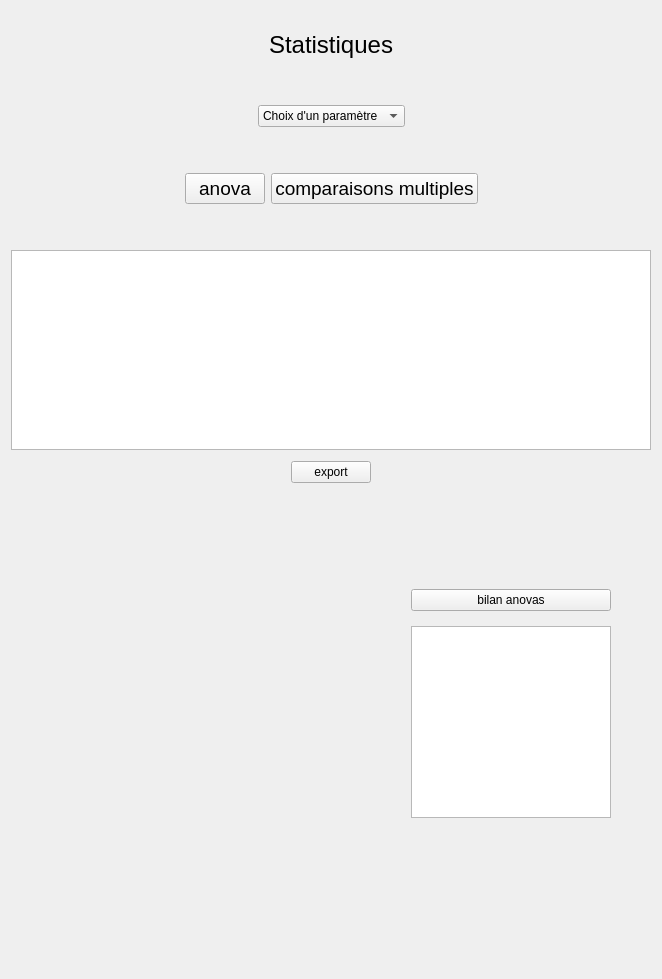
      <widget class="QWidget" name="page_6">
       <layout class="QVBoxLayout" name="verticalLayout_5">
        <item>
         <spacer name="verticalSpacer_36">
          <property name="orientation">
           <enum>Qt::Vertical</enum>
          </property>
          <property name="sizeType">
           <enum>QSizePolicy::Minimum</enum>
          </property>
          <property name="sizeHint" stdset="0">
           <size>
            <width>20</width>
            <height>20</height>
           </size>
          </property>
         </spacer>
        </item>
        <item>
         <layout class="QHBoxLayout" name="horizontalLayout_16">
          <item>
           <spacer name="horizontalSpacer_37">
            <property name="orientation">
             <enum>Qt::Horizontal</enum>
            </property>
            <property name="sizeHint" stdset="0">
             <size>
              <width>40</width>
              <height>20</height>
             </size>
            </property>
           </spacer>
          </item>
          <item>
           <widget class="QLabel" name="titre_page6">
            <property name="sizePolicy">
             <sizepolicy hsizetype="Preferred" vsizetype="Preferred">
              <horstretch>0</horstretch>
              <verstretch>0</verstretch>
             </sizepolicy>
            </property>
            <property name="font">
             <font>
              <pointsize>18</pointsize>
             </font>
            </property>
            <property name="layoutDirection">
             <enum>Qt::LeftToRight</enum>
            </property>
            <property name="autoFillBackground">
             <bool>true</bool>
            </property>
            <property name="text">
             <string>Statistiques</string>
            </property>
            <property name="scaledContents">
             <bool>false</bool>
            </property>
            <property name="alignment">
             <set>Qt::AlignCenter</set>
            </property>
            <property name="wordWrap">
             <bool>false</bool>
            </property>
           </widget>
          </item>
          <item>
           <spacer name="horizontalSpacer_38">
            <property name="orientation">
             <enum>Qt::Horizontal</enum>
            </property>
            <property name="sizeHint" stdset="0">
             <size>
              <width>40</width>
              <height>20</height>
             </size>
            </property>
           </spacer>
          </item>
         </layout>
        </item>
        <item>
         <spacer name="verticalSpacer_37">
          <property name="orientation">
           <enum>Qt::Vertical</enum>
          </property>
          <property name="sizeType">
           <enum>QSizePolicy::Fixed</enum>
          </property>
          <property name="sizeHint" stdset="0">
           <size>
            <width>20</width>
            <height>40</height>
           </size>
          </property>
         </spacer>
        </item>
        <item>
         <layout class="QHBoxLayout" name="horizontalLayout_15">
          <item>
           <spacer name="horizontalSpacer_34">
            <property name="orientation">
             <enum>Qt::Horizontal</enum>
            </property>
            <property name="sizeHint" stdset="0">
             <size>
              <width>40</width>
              <height>20</height>
             </size>
            </property>
           </spacer>
          </item>
          <item>
           <widget class="QComboBox" name="comboBox_page6">
            <property name="editable">
             <bool>false</bool>
            </property>
            <property name="currentText">
             <string>Choix d'un paramètre</string>
            </property>
            <item>
             <property name="text">
              <string>Choix d'un paramètre</string>
             </property>
            </item>
            <item>
             <property name="text">
              <string>Gmax</string>
             </property>
            </item>
            <item>
             <property name="text">
              <string>lag</string>
             </property>
            </item>
            <item>
             <property name="text">
              <string>t50</string>
             </property>
            </item>
            <item>
             <property name="text">
              <string>D</string>
             </property>
            </item>
            <item>
             <property name="text">
              <string>AUC</string>
             </property>
            </item>
           </widget>
          </item>
          <item>
           <spacer name="horizontalSpacer_36">
            <property name="orientation">
             <enum>Qt::Horizontal</enum>
            </property>
            <property name="sizeHint" stdset="0">
             <size>
              <width>40</width>
              <height>20</height>
             </size>
            </property>
           </spacer>
          </item>
         </layout>
        </item>
        <item>
         <spacer name="verticalSpacer_38">
          <property name="orientation">
           <enum>Qt::Vertical</enum>
          </property>
          <property name="sizeType">
           <enum>QSizePolicy::Minimum</enum>
          </property>
          <property name="sizeHint" stdset="0">
           <size>
            <width>20</width>
            <height>40</height>
           </size>
          </property>
         </spacer>
        </item>
        <item>
         <layout class="QHBoxLayout" name="horizontalLayout">
          <item>
           <spacer name="horizontalSpacer_33">
            <property name="orientation">
             <enum>Qt::Horizontal</enum>
            </property>
            <property name="sizeHint" stdset="0">
             <size>
              <width>40</width>
              <height>20</height>
             </size>
            </property>
           </spacer>
          </item>
          <item>
           <widget class="QPushButton" name="anova_page6">
            <property name="font">
             <font>
              <pointsize>14</pointsize>
             </font>
            </property>
            <property name="text">
             <string>anova</string>
            </property>
           </widget>
          </item>
          <item>
           <widget class="QPushButton" name="multcomp_page6">
            <property name="font">
             <font>
              <pointsize>14</pointsize>
             </font>
            </property>
            <property name="text">
             <string>comparaisons multiples</string>
            </property>
           </widget>
          </item>
          <item>
           <spacer name="horizontalSpacer_35">
            <property name="orientation">
             <enum>Qt::Horizontal</enum>
            </property>
            <property name="sizeHint" stdset="0">
             <size>
              <width>40</width>
              <height>20</height>
             </size>
            </property>
           </spacer>
          </item>
         </layout>
        </item>
        <item>
         <spacer name="verticalSpacer_39">
          <property name="orientation">
           <enum>Qt::Vertical</enum>
          </property>
          <property name="sizeType">
           <enum>QSizePolicy::Minimum</enum>
          </property>
          <property name="sizeHint" stdset="0">
           <size>
            <width>20</width>
            <height>40</height>
           </size>
          </property>
         </spacer>
        </item>
        <item>
         <layout class="QHBoxLayout" name="horizontalLayout_18">
          <item>
           <widget class="QTableView" name="tableView_page6">
            <property name="sizePolicy">
             <sizepolicy hsizetype="Expanding" vsizetype="Expanding">
              <horstretch>0</horstretch>
              <verstretch>0</verstretch>
             </sizepolicy>
            </property>
            <property name="minimumSize">
             <size>
              <width>0</width>
              <height>200</height>
             </size>
            </property>
            <property name="maximumSize">
             <size>
              <width>16777215</width>
              <height>400</height>
             </size>
            </property>
           </widget>
          </item>
         </layout>
        </item>
        <item>
         <spacer name="verticalSpacer_41">
          <property name="orientation">
           <enum>Qt::Vertical</enum>
          </property>
          <property name="sizeType">
           <enum>QSizePolicy::Fixed</enum>
          </property>
          <property name="sizeHint" stdset="0">
           <size>
            <width>20</width>
            <height>5</height>
           </size>
          </property>
         </spacer>
        </item>
        <item>
         <layout class="QHBoxLayout" name="horizontalLayout_17">
          <item>
           <spacer name="horizontalSpacer_39">
            <property name="orientation">
             <enum>Qt::Horizontal</enum>
            </property>
            <property name="sizeHint" stdset="0">
             <size>
              <width>40</width>
              <height>20</height>
             </size>
            </property>
           </spacer>
          </item>
          <item>
           <widget class="QPushButton" name="export_page6">
            <property name="sizePolicy">
             <sizepolicy hsizetype="Minimum" vsizetype="Fixed">
              <horstretch>0</horstretch>
              <verstretch>0</verstretch>
             </sizepolicy>
            </property>
            <property name="text">
             <string>export</string>
            </property>
           </widget>
          </item>
          <item>
           <spacer name="horizontalSpacer_40">
            <property name="orientation">
             <enum>Qt::Horizontal</enum>
            </property>
            <property name="sizeHint" stdset="0">
             <size>
              <width>40</width>
              <height>20</height>
             </size>
            </property>
           </spacer>
          </item>
         </layout>
        </item>
        <item>
         <spacer name="verticalSpacer_48">
          <property name="orientation">
           <enum>Qt::Vertical</enum>
          </property>
          <property name="sizeType">
           <enum>QSizePolicy::Expanding</enum>
          </property>
          <property name="sizeHint" stdset="0">
           <size>
            <width>20</width>
            <height>100</height>
           </size>
          </property>
         </spacer>
        </item>
        <item>
         <layout class="QHBoxLayout" name="horizontalLayout_34">
          <item>
           <spacer name="horizontalSpacer_59">
            <property name="orientation">
             <enum>Qt::Horizontal</enum>
            </property>
            <property name="sizeType">
             <enum>QSizePolicy::Expanding</enum>
            </property>
            <property name="sizeHint" stdset="0">
             <size>
              <width>400</width>
              <height>20</height>
             </size>
            </property>
           </spacer>
          </item>
          <item>
           <layout class="QVBoxLayout" name="verticalLayout_7">
            <property name="spacing">
             <number>15</number>
            </property>
            <item>
             <widget class="QPushButton" name="pushButton">
              <property name="sizePolicy">
               <sizepolicy hsizetype="Preferred" vsizetype="Fixed">
                <horstretch>0</horstretch>
                <verstretch>0</verstretch>
               </sizepolicy>
              </property>
              <property name="minimumSize">
               <size>
                <width>50</width>
                <height>0</height>
               </size>
              </property>
              <property name="text">
               <string>bilan anovas</string>
              </property>
             </widget>
            </item>
            <item alignment="Qt::AlignHCenter">
             <widget class="QTableView" name="tableView">
              <property name="sizePolicy">
               <sizepolicy hsizetype="Expanding" vsizetype="Fixed">
                <horstretch>0</horstretch>
                <verstretch>0</verstretch>
               </sizepolicy>
              </property>
              <property name="minimumSize">
               <size>
                <width>200</width>
                <height>0</height>
               </size>
              </property>
              <property name="maximumSize">
               <size>
                <width>200</width>
                <height>16777215</height>
               </size>
              </property>
             </widget>
            </item>
           </layout>
          </item>
          <item>
           <spacer name="horizontalSpacer_60">
            <property name="orientation">
             <enum>Qt::Horizontal</enum>
            </property>
            <property name="sizeHint" stdset="0">
             <size>
              <width>40</width>
              <height>20</height>
             </size>
            </property>
           </spacer>
          </item>
         </layout>
        </item>
        <item>
         <spacer name="verticalSpacer_40">
          <property name="orientation">
           <enum>Qt::Vertical</enum>
          </property>
          <property name="sizeType">
           <enum>QSizePolicy::Fixed</enum>
          </property>
          <property name="sizeHint" stdset="0">
           <size>
            <width>20</width>
            <height>150</height>
           </size>
          </property>
         </spacer>
        </item>
       </layout>
      </widget>
